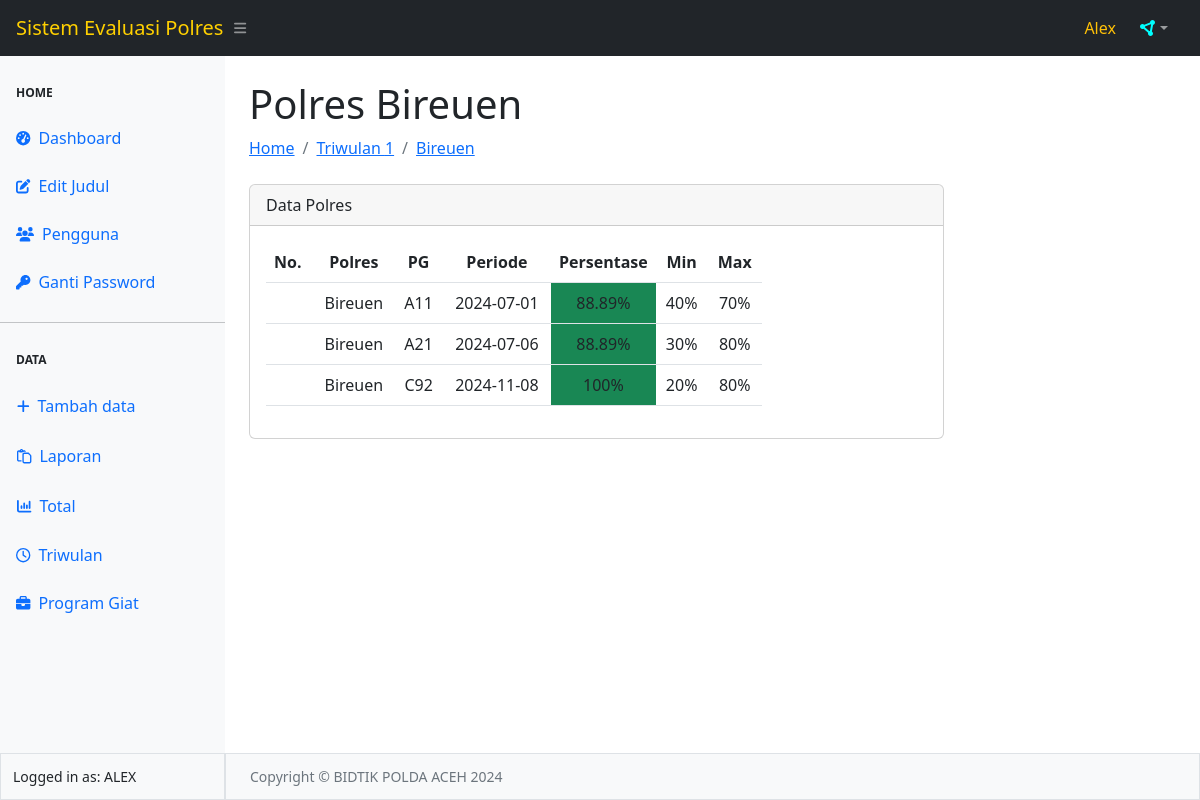
Screenshot of /table/data-triwulan-daerah.php?p=Bireuen (signed in) with the database file from the repository.
### tables this page shows
CREATE TABLE `persentase_polres` (
  `id` int(100) NOT NULL,
  `Polres` varchar(255) NOT NULL,
  `Periode` date NOT NULL,
  `Persentase` float NOT NULL,
  `PG` varchar(255) NOT NULL,
  `Triwulan` int(11) NOT NULL
);

CREATE TABLE `laporan_polres` (
  `id` int(11) NOT NULL,
  `PG` varchar(30) NOT NULL,
  `Min` float NOT NULL,
  `Max` float NOT NULL,
  `Periode` date NOT NULL,
  `Triwulan` int(11) NOT NULL
);

### table/data-triwulan-daerah.php (the view, shortened to what this page needs)
<?php
require_once "../config/conn.php";
require_once "../template/header.php";
require_once "../template/navbar.php";
require_once "../template/sidebar.php";
$nama_kota = "";
if (isset($_GET['p'])) {
    $nama_kota = $_GET['p'];
}
$DAERAH = "Polres";
$jenis = strtolower($DAERAH) == "polda" ? "polda" : "polres";
$satker = strtolower($DAERAH) == "polda" ? "Satker" : "Polres";
$TRIWULAN_SELECTED = isset($_GET['triwulan']) ? $_GET['triwulan'] : 1;
?>
<div id="layoutSidenav_content">
    <main>
        <div class="container-fluid px-4">
            <h1 class="mt-4">
                <?php echo $DAERAH == "Polda" ? "Satuan Kerja" : "Polres"; ?>
                <?= $nama_kota; ?>
            </h1>
            <ol class="breadcrumb mb-4">
                <li class="breadcrumb-item"><a href="../index.php">Home</a></li>
                <li class="breadcrumb-item"><a href="../index.php">Triwulan
                        <?= $TRIWULAN_SELECTED ?>
                    </a></li>
                <li class="breadcrumb-item "><a href="../table/data.php?q=<?= $nama_kota ?>">
                        <?= $nama_kota; ?>
                    </a></li>
            </ol>
            <div class="card w-75">
                <div class="card-header d-flex align-items-center justify-content-between">Data
                    <?= $DAERAH ?></span>
                </div>
                <div class="card-body ">
                    <table class="table table-hover w-75" id="example">
                        <thead>
                            <tr>
                                <th scope="col">No.</th>
                                <th scope="col">
                                    <center><?=$satker?></center>
                                </th>
                                <th scope="col">
                                    <center>PG</center>
                                </th>
                                <th scope="col">
                                    <center>Periode</center>
                                </th>
                                <th scope="col" style="width:20%; height:100%">
                                    <center>Persentase</center>
                                </th>
                                <th scope="col">
                                    <center>Min</center>
                                </th>
                                <th scope="col">
                                    <center>Max</center>
                                </th>
                            </tr>
                        </thead>
                        <tbody>
                            <?php
                            $queryPersentase = mysqli_query($koneksi, "SELECT * FROM persentase_" . $jenis . " WHERE Triwulan = '{$TRIWULAN_SELECTED}' AND " . $satker . " = '{$nama_kota}'");
                            while ($dataPersentase = mysqli_fetch_array($queryPersentase)) {
                                $periode = $dataPersentase['Periode'];
                                $queryLaporan = mysqli_query($koneksi, "SELECT Min, Max FROM laporan_" . $jenis . " WHERE Triwulan = '{$TRIWULAN_SELECTED}' AND PG = '{$dataPersentase['PG']}' AND Periode = '{$periode}'");
                                $data = mysqli_fetch_array($queryLaporan);
                                $dataMin = $data["Min"];
                                $dataMax = $data["Max"];
                                $class = null;
                                if ((float) $dataPersentase['Persentase'] >= (float) $data["Max"]) {
                                    $class = 'bg-success';
                                } elseif ((float) $dataPersentase['Persentase'] > (float) $data["Min"]) {
                                    $class = 'bg-warning';
                                } else {
                                    $class = 'bg-danger';
                                }
                                ?>
                                <tr>
                                    <th class="dt-type-numeric">
                                    </th>
                                    <td>
                                        <center>
                                            <?= $dataPersentase[$satker] ?>
                                        </center>
                                    </td>
                                    <td>
                                        <center>
                                            <?= $dataPersentase['PG'] ?>
                                        </center>
                                    </td>
                                    <td>
                                        <center>
                                            <?= $periode ?>
                                        </center>
                                    </td>
                                    <td class="<?= $class ?>">
                                        <center>
                                            <?= $dataPersentase['Persentase'] . "%" ?>
                                        </center>
                                    </td>
                                    <td>
                                        <center>
                                            <?= $dataMin . "%" ?>
                                        </center>
                                    </td>
                                    <td>
                                        <center>
                                            <?= $dataMax . "%" ?>
                                        </center>
                                    </td>
                                </tr>
                                <?php
                            } ?>
                        </tbody>
                    </table>
                </div>
            </div>
        </div>
    </main>
    <?php
    require_once "../template/footer.php";
    ?>

### rows the page displays
persentase_polres: Polres "Bireuen", PG "A11", Periode "2024-07-01", Persentase "88.89", laporan_polres.Min "40", laporan_polres.Max "70"
persentase_polres: Polres "Bireuen", PG "A21", Periode "2024-07-06", Persentase "88.89", laporan_polres.Min "30", laporan_polres.Max "80"
persentase_polres: Polres "Bireuen", PG "C92", Periode "2024-11-08", Persentase "100", laporan_polres.Min "20", laporan_polres.Max "80"

### other values shown
$main_title "Sistem Evaluasi Polres"
$_SESSION["ssUser"] "Alex"
$_SESSION["ssUser"] "ALEX"
$nama_kota "Bireuen"
$TRIWULAN_SELECTED "1"
$DAERAH "Polres"
$satker "Polres"
